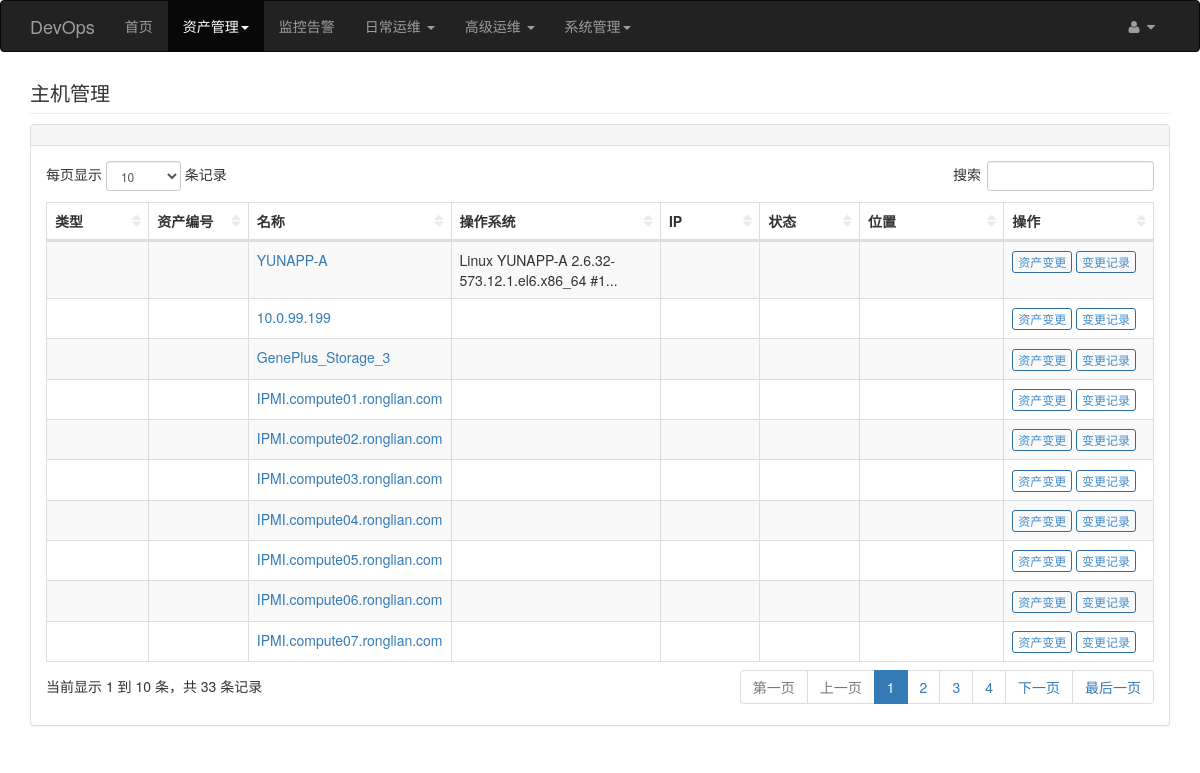
/inventory/index (signed in), run on the app's committed database.
### app/models.py (models this page shows, shortened)
class Base(db.Model):
    __abstract__ = True
    id = db.Column(db.Integer, primary_key=True)
    created_at = db.Column(db.DateTime, default=datetime.now)
    updated_at = db.Column(db.DateTime, default=datetime.now, onupdate=datetime.now)

class Inventory(Base):
    __tablename__ = 'inventorys'
    hostid = db.Column(db.Integer, default=0)
    type = db.Column(db.String(50))
    brand = db.Column(db.String(100))
    asset_tag = db.Column(db.String(50))
    name = db.Column(db.String(50))
    alias = db.Column(db.String(50))
    used = db.Column(db.TEXT())
    os = db.Column(db.String(100))
    os_short = db.Column(db.String(50))
    os_digits = db.Column(db.String(50))
    os_full = db.Column(db.TEXT())
    mac_address = db.Column(db.String(50))
    serial_no = db.Column(db.String(50))
    host_networks = db.Column(db.TEXT())
    host_netmask = db.Column(db.String(50))
    host_router = db.Column(db.String(50))
    oob_ip = db.Column(db.String(50))
    oob_netmask = db.Column(db.String(50))
    oob_router = db.Column(db.String(50))
    date_hw_purchase = db.Column(db.String(50))
    date_hw_install = db.Column(db.String(50))
    date_hw_expiry = db.Column(db.String(50))
    date_hw_decomm = db.Column(db.String(50))
    cabinet = db.Column(db.String(100))
    rack = db.Column(db.String(100))
    location = db.Column(db.TEXT())
    department = db.Column(db.String(100))
    contact = db.Column(db.String(50))
    contact_tel = db.Column(db.String(50))
    contact_phone = db.Column(db.String(50))
    contact_email = db.Column(db.String(50))
    notes = db.Column(db.TEXT())
    hosts = db.relationship('Host', backref='inventory', lazy='dynamic')
    inventory_updates = db.relationship('InventoryUpdate', backref='inventory', lazy='dynamic')
    def ips(self):
        return ','.join([h.ip for h in self.hosts])
    def status_name(self):
        return ''
    def status_color(self):
        return ''

### app/inventory/views.py (the view)
@inventory.route('/index', methods=['GET'])
@login_required
def index():
    header = u'管理'
    objects = Inventory.query.all()
    return _render('index', locals())

### app/auth/views.py (called while the page is built)
@auth.before_app_request
def before_request():
    if current_user.is_authenticated:
        if not current_user.confirmed \
                and request.endpoint \
                and request.endpoint[:5] != 'auth.' \
                and request.endpoint != 'static':
            return redirect(url_for('auth.unconfirmed'))

### app/inventory/views.py (called while the page is built)
def _render(content, kwargs={}):
    new_header = MODULE_NAME + kwargs.get('header', '')
    kwargs.update(title_name=MODULE_NAME, header=new_header)
    html = "inventory/%s.html" % content
    return render_template(html, **kwargs)

### app/models.py (called while the page is built)
    @login_manager.user_loader
    def load_user(user_id):
        return User.query.get(int(user_id))

### app/templates/inventory/index.html (shortened to what this page needs)
{% extends "extends/base_table.html" %}
{% block table_content %}
    {% import 'macros/render_btn.html' as macros %}
    <div class="dataTable_wrapper">
        <table class="table table-striped table-bordered table-hover" id="dataTables-example">
            <thead>
            <tr>
                <th width="10%">类型</th>
                <th width="10%">资产编号</th>
                <th width="10%">名称</th>
                <th width="20%">操作系统</th>
                <th width="10%">IP</th>
                <th width="10%">状态</th>
                <th width="15%">位置</th>
                <th width="15%">操作</th>
            </tr>
            </thead>
            <tbody>
            {% for obj in objects %}
                <tr>
                    <td>{{ obj.type }}</td>
                    <td>{{ obj.asset_tag }}</td>
                    <td>
                        <a href="{{ url_for('inventory.edit', id=obj.id) }}">
                            {{ obj.name or obj.host }}
                        </a>
                    </td>
                    <td title="{{ obj.os }}">{% if obj.os %}{{ obj.os|truncate(50) }}{% endif %}</td>
                    <td>{{ obj.ips() }}</td>
                    <td class="{{ obj.status_color() }}">{{ obj.status_name() }}</td>
                    <td>{{ obj.location }}</td>
                    <td>
                        {{ macros.render_btn('资产变更', 'inventory.edit', obj.id) }}
                        {{ macros.render_btn('变更记录', 'inventory_update.index', obj.id) }}
                    </td>
                </tr>
            {% endfor %}
            </tbody>
        </table>
    </div>
{% endblock %}

### app/templates/macros/render_btn.html (shortened to what this page needs)
{% macro render_btn(name, url, id) %}
    <a href="{{ url_for(url, id=id) }}"
       class="btn btn-outline btn-primary btn-xs">{{ name }}
    </a>
{% endmacro %}

### app/static/bs/css/sb-admin-2.css (style rules this page uses)
body { background-color: #f8f8f8; }
.btn-outline { color: inherit; background-color: transparent; transition: all .5s; }
.btn-primary.btn-outline { color: #428bca; }
table.dataTable thead .sorting, table.dataTable thead .sorting_asc, table.dataTable thead .sorting_desc, table.dataTable thead .sorting_asc_disabled, table.dataTable thead .sorting_desc_disabled { background: 0 0; }
table.dataTable thead .sorting_asc:after { content: "\f0de"; float: right; font-family: fontawesome; }
table.dataTable thead .sorting:after { content: "\f0dc"; float: right; font-family: fontawesome; color: rgba(50,50,50,.5); }

### app/static/bs/css/custom.css (style rules this page uses)
body { background-color: #fff; }

### data on the page
Inventory: name "YUNAPP-A", os "Linux YUNAPP-A 2.6.32-573.12.1.el6.x86_64 #1...", name "资产变更 变更记录"
Inventory: name "10.0.99.199", name "资产变更 变更记录"
Inventory: name "GenePlus_Storage_3", name "资产变更 变更记录"
Inventory: name "IPMI.compute01.ronglian.com", name "资产变更 变更记录"
Inventory: name "IPMI.compute02.ronglian.com", name "资产变更 变更记录"
Inventory: name "IPMI.compute03.ronglian.com", name "资产变更 变更记录"
Inventory: name "IPMI.compute04.ronglian.com", name "资产变更 变更记录"
Inventory: name "IPMI.compute05.ronglian.com", name "资产变更 变更记录"
Inventory: name "IPMI.compute06.ronglian.com", name "资产变更 变更记录"
Inventory: name "IPMI.compute07.ronglian.com", name "资产变更 变更记录"

### other printed values
{{ header }} "主机管理"
